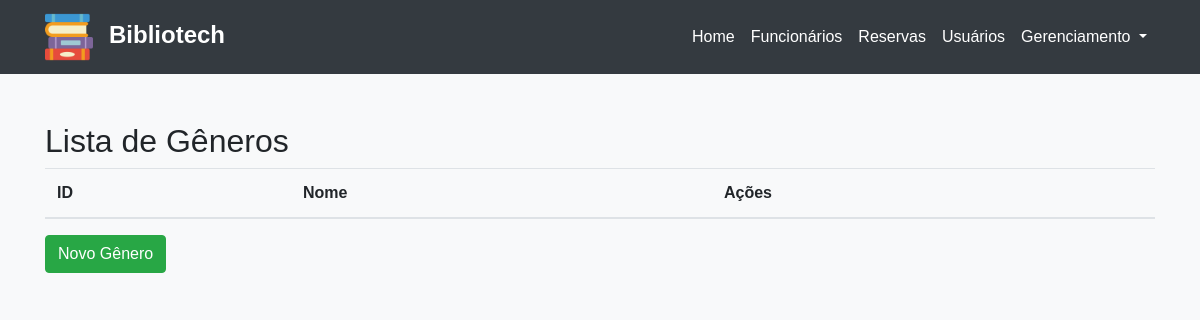
Before: /generos/ with the older database file.
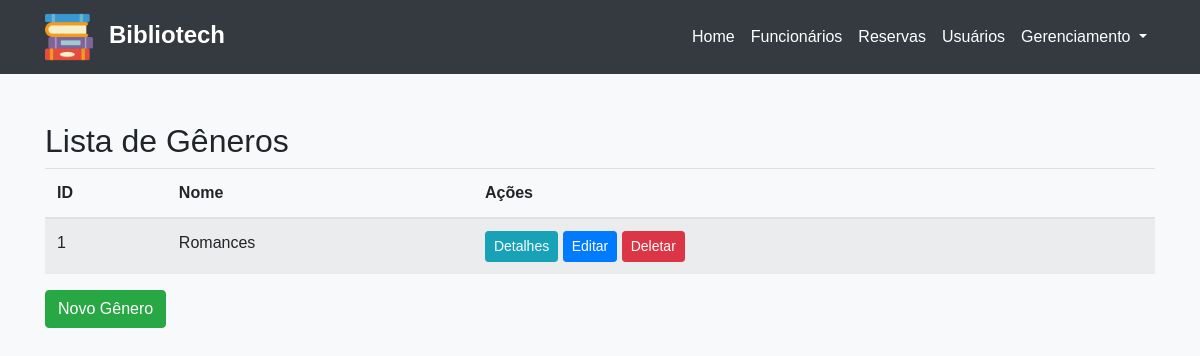
After: the same page with the newer database file.
### appmodelo/models.py (models this page shows, shortened)
class Genero(models.Model):
    nome = models.CharField(max_length=100)

### appmodelo/views/GeneroViews.py (the view)
# urls.py: path('generos/', lista_generos, name='lista_generos'),
def lista_generos(request):
    generos = Genero.objects.all()
    return render(request, 'lista_generos.html', {'generos': generos})

### appmodelo/templates/lista_generos.html
{% extends 'Header.html' %} {% block content %}
<h2>Lista de Gêneros</h2>
<table class="table table-striped">
  <thead>
    <tr>
      <th>ID</th>
      <th>Nome</th>
      <th>Ações</th>
    </tr>
  </thead>
  <tbody>
    {% for genero in generos %}
    <tr>
      <td>{{ genero.id }}</td>
      <td>{{ genero.nome }}</td>
      <td>
        <a
          href="{% url 'detalhes_genero' genero.id %}"
          class="btn btn-info btn-sm"
          >Detalhes</a
        >
        <a
          href="{% url 'editar_genero' genero.id %}"
          class="btn btn-primary btn-sm"
          >Editar</a
        >
        <a
          href="{% url 'deletar_genero' genero.id %}"
          class="btn btn-danger btn-sm"
          >Deletar</a
        >
      </td>
    </tr>
    {% endfor %}
  </tbody>
</table>
<a href="{% url 'novo_genero' %}" class="btn btn-success">Novo Gênero</a>
{% endblock %}

Changed rows visible on the page:
added Genero: id "1", nome "Romances"
